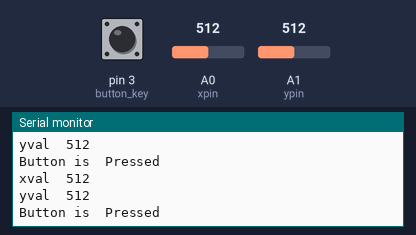
The sketch below on a simulated Arduino Uno, built with avr-gcc and run on an emulated ATmega328P. On the bench: the last lines printed to the serial monitor. The test bench sets the inputs (shaded band); at power-on: pin 3 (button_key) LOW, A0 (xpin) = 512, A1 (ypin) = 512.

Above: at 1.3 s.
1.4 s: pin 3 (button_key) pulled HIGH for 0.6 s
At 1.82 s:
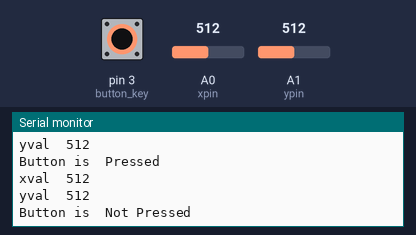
3.5 s: A0 (xpin) set to 716
At 3.82 s:
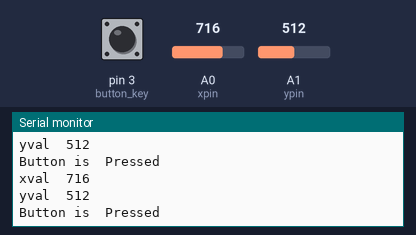
5.0 s: A1 (ypin) set to 716
At 5.33 s:
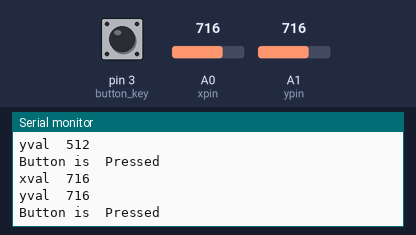
6.5 s: A0 (xpin) set to 900
At 6.83 s:
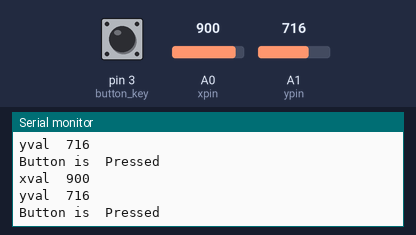
8.0 s: A1 (ypin) set to 900
At 8.33 s:
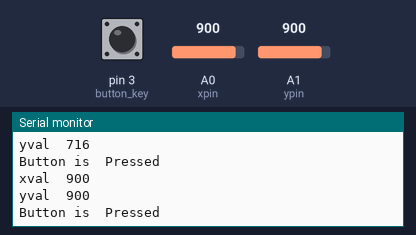
Timing chart, 0 to 10.5 s (numbered marks = the images above; inputs shaded):
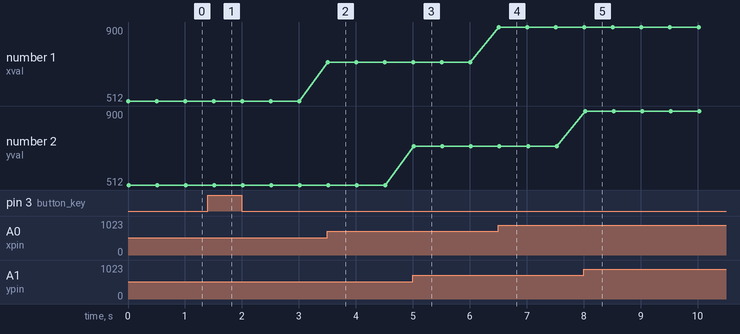

The sketch:

Main.ino
```cpp
int xpin = 0;
int ypin = A1;
int button_key = 3;
int button_value;

void setup()
{
  pinMode(button_key,INPUT);
  Serial.begin(9600);
}

void loop()
{
  int xval,yval,buttonval;
  xval = analogRead(xpin);
  yval = analogRead(ypin);
  button_value = digitalRead(button_key);

  Serial.print("xval  ");
  Serial.println(xval,DEC);
  Serial.print("yval  ");
  Serial.println(yval,DEC);

  Serial.print("Button is  ");
  if(button_value == HIGH)
  {
    Serial.println("Not Pressed");
  }
  else
  {
    Serial.println("Pressed");
  }
  delay(500);
}
```

Measured:
- after the input at 1.4 s, the serial monitor: prints a new line after 0.13 s (image 1)
- after the input at 3.5 s, the serial monitor: prints a new line at once (image 2)
- after the input at 5.0 s, the serial monitor: prints a new line at once (image 3)
- after the input at 6.5 s, the serial monitor: prints a new line at once (image 4)
- after the input at 8.0 s, the serial monitor: prints a new line at once (image 5)
- plotted number 1: 512 → 716 after the input at 3.5 s, 716 → 900 after the input at 6.5 s
